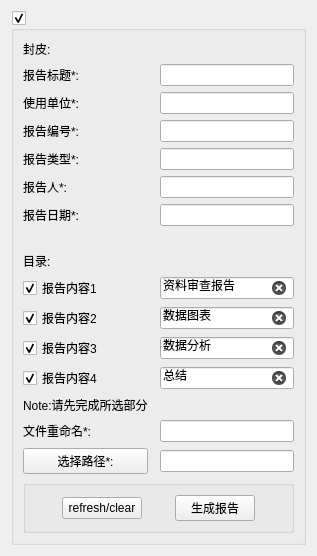
          <widget class="QWidget" name="cover">
           <attribute name="title">
            <string>封皮与目录</string>
           </attribute>
           <layout class="QVBoxLayout" name="verticalLayout_3">
            <item>
             <widget class="QGroupBox" name="groupBox_2">
              <property name="sizePolicy">
               <sizepolicy hsizetype="Preferred" vsizetype="Preferred">
                <horstretch>0</horstretch>
                <verstretch>0</verstretch>
               </sizepolicy>
              </property>
              <property name="title">
               <string/>
              </property>
              <property name="checkable">
               <bool>true</bool>
              </property>
              <layout class="QGridLayout" name="gridLayout_6">
               <item row="5" column="3">
                <widget class="QLineEdit" name="doc_type">
                 <property name="clearButtonEnabled">
                  <bool>true</bool>
                 </property>
                </widget>
               </item>
               <item row="2" column="1">
                <widget class="QLabel" name="label_17">
                 <property name="sizePolicy">
                  <sizepolicy hsizetype="Preferred" vsizetype="Preferred">
                   <horstretch>0</horstretch>
                   <verstretch>0</verstretch>
                  </sizepolicy>
                 </property>
                 <property name="text">
                  <string>报告标题*:</string>
                 </property>
                </widget>
               </item>
               <item row="9" column="1">
                <widget class="QLabel" name="label_20">
                 <property name="sizePolicy">
                  <sizepolicy hsizetype="Preferred" vsizetype="Preferred">
                   <horstretch>0</horstretch>
                   <verstretch>0</verstretch>
                  </sizepolicy>
                 </property>
                 <property name="text">
                  <string>目录:</string>
                 </property>
                </widget>
               </item>
               <item row="3" column="3">
                <widget class="QLineEdit" name="doc_company">
                 <property name="sizePolicy">
                  <sizepolicy hsizetype="Expanding" vsizetype="Fixed">
                   <horstretch>0</horstretch>
                   <verstretch>0</verstretch>
                  </sizepolicy>
                 </property>
                 <property name="clearButtonEnabled">
                  <bool>true</bool>
                 </property>
                </widget>
               </item>
               <item row="3" column="1">
                <widget class="QLabel" name="label_15">
                 <property name="text">
                  <string>使用单位*:</string>
                 </property>
                </widget>
               </item>
               <item row="1" column="1">
                <widget class="QLabel" name="label_3">
                 <property name="sizePolicy">
                  <sizepolicy hsizetype="Preferred" vsizetype="Preferred">
                   <horstretch>0</horstretch>
                   <verstretch>0</verstretch>
                  </sizepolicy>
                 </property>
                 <property name="text">
                  <string>封皮:</string>
                 </property>
                </widget>
               </item>
               <item row="6" column="1">
                <widget class="QLabel" name="label_32">
                 <property name="text">
                  <string>报告人*:</string>
                 </property>
                </widget>
               </item>
               <item row="4" column="3">
                <widget class="QLineEdit" name="doc_code">
                 <property name="readOnly">
                  <bool>false</bool>
                 </property>
                 <property name="clearButtonEnabled">
                  <bool>true</bool>
                 </property>
                </widget>
               </item>
               <item row="13" column="3">
                <widget class="QLineEdit" name="doc_content4">
                 <property name="text">
                  <string>总结</string>
                 </property>
                 <property name="clearButtonEnabled">
                  <bool>true</bool>
                 </property>
                </widget>
               </item>
               <item row="7" column="1">
                <widget class="QLabel" name="label_33">
                 <property name="text">
                  <string>报告日期*:</string>
                 </property>
                </widget>
               </item>
               <item row="4" column="1">
                <widget class="QLabel" name="label_31">
                 <property name="text">
                  <string>报告编号*:</string>
                 </property>
                </widget>
               </item>
               <item row="6" column="3">
                <widget class="QLineEdit" name="doc_reporter">
                 <property name="readOnly">
                  <bool>false</bool>
                 </property>
                 <property name="clearButtonEnabled">
                  <bool>true</bool>
                 </property>
                </widget>
               </item>
               <item row="7" column="3">
                <widget class="QLineEdit" name="doc_date">
                 <property name="readOnly">
                  <bool>false</bool>
                 </property>
                 <property name="clearButtonEnabled">
                  <bool>true</bool>
                 </property>
                </widget>
               </item>
               <item row="10" column="3">
                <widget class="QLineEdit" name="doc_content1">
                 <property name="text">
                  <string>资料审查报告</string>
                 </property>
                 <property name="clearButtonEnabled">
                  <bool>true</bool>
                 </property>
                </widget>
               </item>
               <item row="12" column="3">
                <widget class="QLineEdit" name="doc_content3">
                 <property name="text">
                  <string>数据分析</string>
                 </property>
                 <property name="clearButtonEnabled">
                  <bool>true</bool>
                 </property>
                </widget>
               </item>
               <item row="11" column="3">
                <widget class="QLineEdit" name="doc_content2">
                 <property name="text">
                  <string>数据图表</string>
                 </property>
                 <property name="clearButtonEnabled">
                  <bool>true</bool>
                 </property>
                </widget>
               </item>
               <item row="13" column="1">
                <widget class="QCheckBox" name="doc_4">
                 <property name="text">
                  <string>报告内容4  </string>
                 </property>
                 <property name="checked">
                  <bool>true</bool>
                 </property>
                </widget>
               </item>
               <item row="12" column="1">
                <widget class="QCheckBox" name="doc_3">
                 <property name="text">
                  <string>报告内容3  </string>
                 </property>
                 <property name="checked">
                  <bool>true</bool>
                 </property>
                </widget>
               </item>
               <item row="10" column="1">
                <widget class="QCheckBox" name="doc_1">
                 <property name="text">
                  <string>报告内容1  </string>
                 </property>
                 <property name="checked">
                  <bool>true</bool>
                 </property>
                </widget>
               </item>
               <item row="11" column="1">
                <widget class="QCheckBox" name="doc_2">
                 <property name="text">
                  <string>报告内容2  </string>
                 </property>
                 <property name="checked">
                  <bool>true</bool>
                 </property>
                </widget>
               </item>
               <item row="8" column="1">
                <widget class="QLabel" name="label_34">
                 <property name="sizePolicy">
                  <sizepolicy hsizetype="Preferred" vsizetype="Expanding">
                   <horstretch>0</horstretch>
                   <verstretch>0</verstretch>
                  </sizepolicy>
                 </property>
                 <property name="text">
                  <string/>
                 </property>
                </widget>
               </item>
               <item row="5" column="1">
                <widget class="QLabel" name="label_19">
                 <property name="sizePolicy">
                  <sizepolicy hsizetype="Preferred" vsizetype="Preferred">
                   <horstretch>0</horstretch>
                   <verstretch>0</verstretch>
                  </sizepolicy>
                 </property>
                 <property name="text">
                  <string>报告类型*:</string>
                 </property>
                </widget>
               </item>
               <item row="14" column="1">
                <widget class="QLabel" name="label_21">
                 <property name="sizePolicy">
                  <sizepolicy hsizetype="Preferred" vsizetype="Expanding">
                   <horstretch>0</horstretch>
                   <verstretch>0</verstretch>
                  </sizepolicy>
                 </property>
                 <property name="text">
                  <string>Note:请先完成所选部分</string>
                 </property>
                 <property name="wordWrap">
                  <bool>true</bool>
                 </property>
                </widget>
               </item>
               <item row="16" column="1">
                <widget class="QPushButton" name="doc_path_button">
                 <property name="sizePolicy">
                  <sizepolicy hsizetype="Preferred" vsizetype="Fixed">
                   <horstretch>0</horstretch>
                   <verstretch>0</verstretch>
                  </sizepolicy>
                 </property>
                 <property name="text">
                  <string>选择路径*:</string>
                 </property>
                 <property name="checkable">
                  <bool>false</bool>
                 </property>
                </widget>
               </item>
               <item row="15" column="1">
                <widget class="QLabel" name="label_18">
                 <property name="text">
                  <string>文件重命名*:</string>
                 </property>
                </widget>
               </item>
               <item row="15" column="3">
                <widget class="QLineEdit" name="doc_filename">
                 <property name="clearButtonEnabled">
                  <bool>true</bool>
                 </property>
                </widget>
               </item>
               <item row="16" column="3">
                <widget class="QLineEdit" name="doc_path">
                 <property name="readOnly">
                  <bool>true</bool>
                 </property>
                 <property name="clearButtonEnabled">
                  <bool>true</bool>
                 </property>
                </widget>
               </item>
               <item row="2" column="3">
                <widget class="QLineEdit" name="doc_heading">
                 <property name="sizePolicy">
                  <sizepolicy hsizetype="Expanding" vsizetype="Fixed">
                   <horstretch>0</horstretch>
                   <verstretch>0</verstretch>
                  </sizepolicy>
                 </property>
                 <property name="clearButtonEnabled">
                  <bool>true</bool>
                 </property>
                </widget>
               </item>
               <item row="17" column="1" colspan="3">
                <widget class="QGroupBox" name="groupBox_7">
                 <property name="autoFillBackground">
                  <bool>false</bool>
                 </property>
                 <property name="title">
                  <string/>
                 </property>
                 <property name="flat">
                  <bool>false</bool>
                 </property>
                 <layout class="QHBoxLayout" name="horizontalLayout_6">
                  <item>
                   <widget class="QPushButton" name="doc_clear">
                    <property name="sizePolicy">
                     <sizepolicy hsizetype="Fixed" vsizetype="Fixed">
                      <horstretch>0</horstretch>
                      <verstretch>0</verstretch>
                     </sizepolicy>
                    </property>
                    <property name="text">
                     <string>refresh/clear</string>
                    </property>
                    <property name="checkable">
                     <bool>false</bool>
                    </property>
                    <property name="checked">
                     <bool>false</bool>
                    </property>
                   </widget>
                  </item>
                  <item>
                   <widget class="QPushButton" name="doc_source">
                    <property name="sizePolicy">
                     <sizepolicy hsizetype="Fixed" vsizetype="Fixed">
                      <horstretch>0</horstretch>
                      <verstretch>0</verstretch>
                     </sizepolicy>
                    </property>
                    <property name="layoutDirection">
                     <enum>Qt::RightToLeft</enum>
                    </property>
                    <property name="autoFillBackground">
                     <bool>false</bool>
                    </property>
                    <property name="text">
                     <string>生成报告</string>
                    </property>
                    <property name="checkable">
                     <bool>false</bool>
                    </property>
                   </widget>
                  </item>
                 </layout>
                </widget>
               </item>
              </layout>
             </widget>
            </item>
           </layout>
          </widget>
